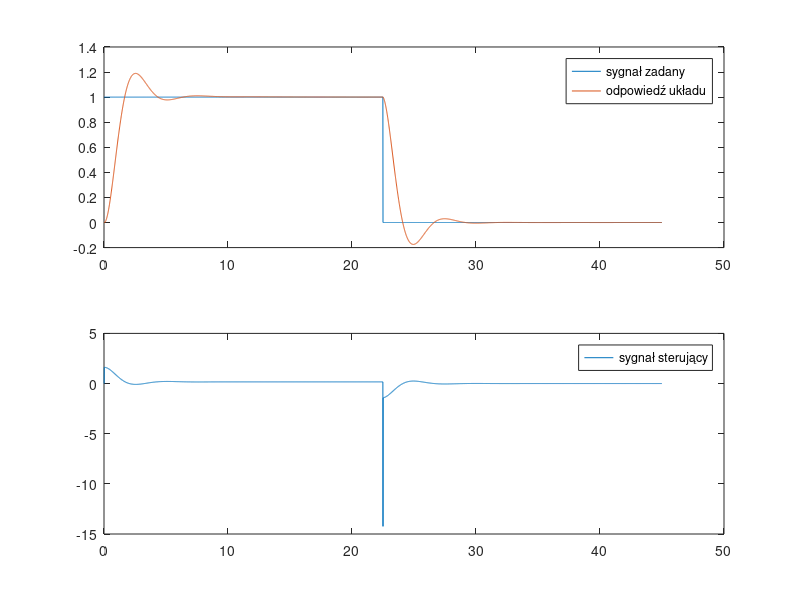
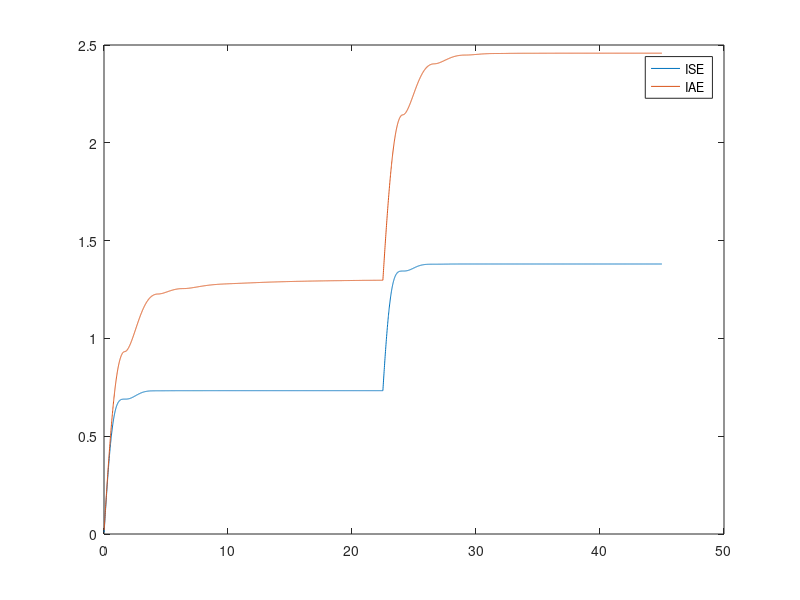

Write the MATLAB code that produced these figures, in order.
%% Zadanie 2
% Indeks: 147698
clc;
clear all;
close all;
%dane transmitancji początkowej
k = 6;
T_1 = 5.9;
T_2 = 0.8;

%% 4.2 Podstawowy ciągły UAR z regulatorem PID

%% Odkomentuj te dane i zakomentuj reszte skryptu do odpalenia schematu scheme1_1
% Tp = 0.01;
% kp = 1.6;
% Ti = 6;
% Td = 0.08;

%% Implementacja odpowiedzi dla podanego na wejściu sygnału skokowego dla układu dyskretnego
% %nastawy PID
% kp = 1.6;
% Ti = 6;
% Td = 0.08;
% Tp = 0.01;
% %czas symulacji ciągłej to 45s zatem ilość próbek to 45/0.01 = 4500
% N = 4500;
% %inicjalizacja wektorów niezbędnych do obliczenia sterowania, wyjścia oraz
% %wskaźników jakości dyskretnego UAR
% w = ones(1, N);
% y = zeros(1, N);
% e = zeros(1, N);
% u = zeros(1, N);
% ISE = zeros(1, N);
% IAE = zeros(1, N);
% y(1) = 0;
% y(2) = 0;
% %z rysunku 2: e(n) = w(n) - y(n-1)dlatego
% e(1) = 1;
% e(2) = 1;
% sumaUchybow = e(1) + e(2);
% ISE(1) = Tp*1;
% ISE(2) = Tp*1;
% IAE(1) = Tp*2;
% IAE(2) = Tp*2;
% 
% for i=3:N
%     %TODO tu coś tam info o bardziej punktowanym podejściu 
%     %obliczenie uchybu i dotychczasowej sumy uchybow
%     e(i) = w(i) - y(i-1);
%     sumaUchybow = sumaUchybow + e(i);
%     %równanie (6)
%     u(i) = kp*((e(i) + Tp/Ti*sumaUchybow + Td/Tp*(e(i)-e(i-1))));
%     %wyznaczone równanie rekursywne
%     y(i) = (2-1.42*Tp)*y(i-1) + (-0.21*Tp^2+1.42*Tp-1)*y(i-2) + 1.27* Tp^2*u(i-2);
%     %wskaźniki jakości
%     ISE(i) = ISE(i-1) + Tp*e(i)^2;
%     IAE(i) = IAE(i-1) + Tp*abs(e(i));
% end
% 
% %wektor czasowy na potrzeby symulacji, oraz wykresy
% t = 0:0.01:44.99;
% figure;
% subplot(2,1,1);
% plot(t, w);
% hold on;
% plot(t, y);
% legend( 'sygnał zadany', 'odpowiedź układu')
% subplot(2,1,2);
% plot(t, u);
% legend('sygnał sterujący')
% figure;
% plot(t, ISE);
% hold on;
% plot(t, IAE);
% legend( 'ISE', 'IAE')
% disp('Wskaźnik jakości ISE')
% disp(ISE(4500))
% disp('Wskaźnik jakości IAE')
% disp(IAE(4500))

%% Implementacja odpowiedzi dla podanego na wejściu sygnału prostokątnego dla układu ciągłego w schemacie scheme_1_2
% % Odkomentuj te dane i zakomentuj reszte skryptu do odpalenia schematu scheme1_2
% Tp = 0.01;
% kp = 1.6;
% Ti = 6;
% Td = 0.08;

%% Implementacja odpowiedzi dla podanego na wejściu sygnału prostokątnego dla układu dyskretnego
%nastawy PID
kp = 1.6;
Ti = 6;
Td = 0.08;
Tp = 0.01;
%czas symulacji ciągłej to 45s zatem ilość próbek to 45/0.01 = 4500
N = 4500;
%inicjalizacja wektorów niezbędnych do obliczenia sterowania, wyjścia oraz
%wskaźników jakości dyskretnego UAR
w = ones(1, N/2);
for i = N/2+1 : N
    w(i) = 0;
end
y = zeros(1, N);
e = zeros(1, N);
u = zeros(1, N);
ISE = zeros(1, N);
IAE = zeros(1, N);
y(1) = 0;
y(2) = 0;
%z rysunku 2: e(n) = w(n) - y(n-1)dlatego
e(1) = 1;
e(2) = 1;
sumaUchybow = e(1) + e(2);
ISE(1) = Tp*1;
ISE(2) = Tp*1;
IAE(1) = Tp*2;
IAE(2) = Tp*2;

for i=3:N
    %TODO tu coś tam info o bardziej punktowanym podejściu 
    %obliczenie uchybu i dotychczasowej sumy uchybow
    e(i) = w(i) - y(i-1);
    sumaUchybow = sumaUchybow + e(i);
    %równanie (6)
    u(i) = kp*((e(i) + Tp/Ti*sumaUchybow + Td/Tp*(e(i)-e(i-1))));
    %wyznaczone równanie rekursywne
    y(i) = (2-1.42*Tp)*y(i-1) + (-0.21*Tp^2+1.42*Tp-1)*y(i-2) + 1.27* Tp^2*u(i-2);
    %wskaźniki jakości
    ISE(i) = ISE(i-1) + Tp*e(i)^2;
    IAE(i) = IAE(i-1) + Tp*abs(e(i));
end

%wektor czasowy na potrzeby symulacji, oraz wykresy
t = 0:0.01:44.99;
figure;
subplot(2,1,1);
plot(t, w);
hold on;
plot(t, y);
legend( 'sygnał zadany', 'odpowiedź układu')
subplot(2,1,2);
plot(t, u);
legend('sygnał sterujący')
figure;
plot(t, ISE);
hold on;
plot(t, IAE);
legend( 'ISE', 'IAE')
disp('Wskaźnik jakości ISE')
disp(ISE(4500))
disp('Wskaźnik jakości IAE')
disp(IAE(4500))





